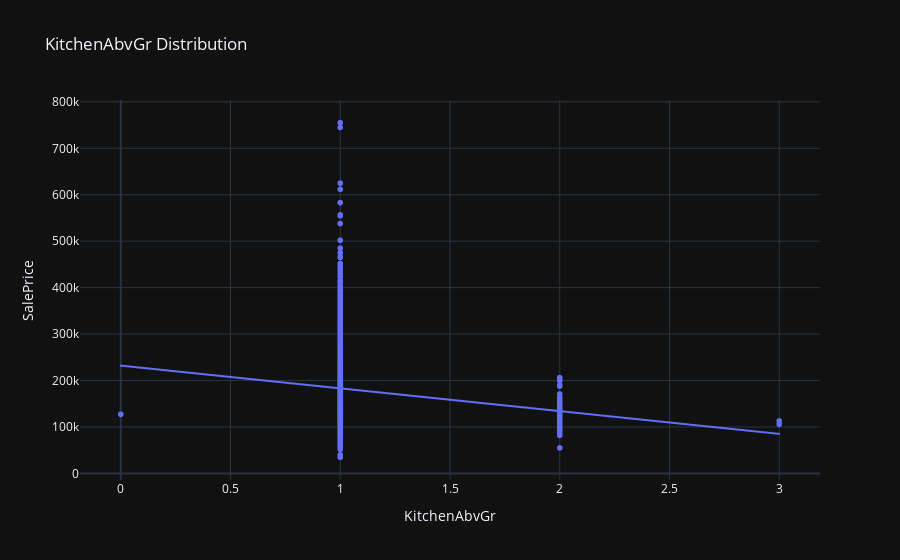

Write notebook code for a chart like this one.
### Markdown cell above
# KitchenAbvGr Column

### Code cell
fig = px.scatter(df, x = 'KitchenAbvGr',
                 y = 'SalePrice',
                 trendline = "ols", title = 'KitchenAbvGr Distribution')
fig.show()

### Figure 1 — Plotly figure (JSON) as saved in the notebook; plotly's stock layout.template omitted (floating-point values rounded to 4 significant figures; data arrays with more than 128 entries replaced by an {"elided": "..."} marker saying what was removed)
{"data": [{"hovertemplate": "KitchenAbvGr=%{x}<br>SalePrice=%{y}<extra></extra>", "legendgroup": "", "marker": {"color": "#636efa", "symbol": "circle"}, "mode": "markers", "name": "", "showlegend": false, "x": {"elided": "1460 int values"}, "xaxis": "x", "y": {"elided": "1460 int values"}, "yaxis": "y", "type": "scattergl"}, {"hovertemplate": "<b>OLS trendline</b><br>SalePrice = -49001.1 * KitchenAbvGr + 232205<br>R<sup>2</sup>=0.018471<br><br>KitchenAbvGr=%{x}<br>SalePrice=%{y} <b>(trend)</b><extra></extra>", "legendgroup": "", "marker": {"color": "#636efa", "symbol": "circle"}, "mode": "lines", "name": "", "showlegend": false, "x": {"elided": "1460 int values"}, "xaxis": "x", "y": {"elided": "1460 float values"}, "yaxis": "y", "type": "scattergl"}], "layout": {"xaxis": {"anchor": "y", "domain": [0.0, 1.0], "title": {"text": "KitchenAbvGr"}}, "yaxis": {"anchor": "x", "domain": [0.0, 1.0], "title": {"text": "SalePrice"}}, "legend": {"tracegroupgap": 0}, "title": {"text": "KitchenAbvGr Distribution"}}}
